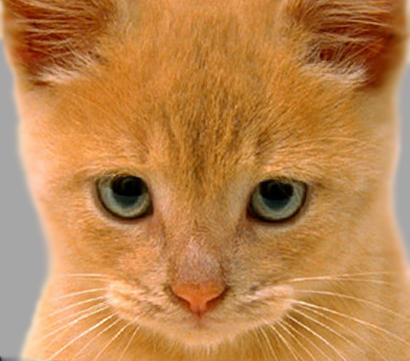
#> input picture data/cat.bmp, 410 x 361 px
$ python proj1_part1.py
#> lines starting #> are read from the running program, lines starting #| are printed output that depends on the picture
### code/helpers.py
import numpy as np
from skimage import io, img_as_ubyte, img_as_float32
from skimage.transform import rescale


# [51 lines left out: functions create_gaussian_filter, pad_image_reflection, conv_2d, not called in this run]


def conv_fft(img, kernel):
    from numpy.fft import fft2, ifft2
    height = max([img.shape[0], kernel.shape[0]])
    width = max([img.shape[1], kernel.shape[1]])

    # Get Freq domain of both images, multiply, then ifft
    img_fft = fft2(img, (height, width), (0, 1))
    kernel_fft = fft2(kernel, (height, width), (0, 1))
    output = np.abs(ifft2(img_fft * kernel_fft))

    # This part is for correction of effect of numpy padding
    # which reverse the order of some columns and rows
    h = min([img.shape[0], kernel.shape[0]])
    w = min([img.shape[1], kernel.shape[1]])
    output = np.hstack((output[:, w // 2:], output[:, 0:w // 2]))
    output = np.vstack((output[h // 2:, :], output[0:h // 2, :]))

    return output


def my_imfilter(img, kernel, type=1):
    output = np.zeros(img.shape)
    if img.ndim == 3:
        for channel in range(img.shape[2]):
            if type == 0:
                output[:, :, channel] = conv_2d(img[:, :, channel], kernel)
            else:
                output[:, :, channel] = conv_fft(img[:, :, channel], kernel)
    elif img.ndim == 2:
        if type == 0:
            output = conv_2d(img, kernel)
        else:
            output = conv_fft(img, kernel)

    return output


# [86 lines left out: functions gen_hybrid_image, vis_hybrid_image, not called in this run]


def load_image(path):
    """Convert an image to single-precision (32-bit) floating point format, with values in [0, 1].
    """
#> called with path = '../data/cat.bmp'
    return img_as_float32(io.imread(path))


def save_image(path, im):
    return io.imsave(path, img_as_ubyte(im.copy()))

### code/proj1_part1.py
# Project Image Filtering and Hybrid Images - Tests on my_imfilter function
# Based on previous and current work
# by James Hays for CSCI 1430 @ Brown and
# CS 4495/6476 @ Georgia Tech
import os
from skimage.transform import rescale
import numpy as np
from numpy import pi, exp, sqrt
import matplotlib.pyplot as plt
from helpers import load_image, save_image, my_imfilter

resultsDir = '..' + os.sep + 'results'
if not os.path.exists( resultsDir ):
    os.mkdir( resultsDir )

test_image = load_image('../data/cat.bmp')
test_image = rescale(test_image, 0.7, mode='reflect', channel_axis=2)

'''
Identity filter
This filter should do nothing regardless of the padding method you use.
'''
identity_filter = np.asarray([[0, 0, 0], [0, 1, 0], [0, 0, 0]], dtype=np.float32)
identity_image = my_imfilter(test_image, identity_filter)
plt.imshow(identity_image)
done = save_image('../results/identity_image.jpg', identity_image)


'''
Small blur with a box filter
This filter should remove some high frequencies.
'''
blur_filter = np.ones((7, 7), dtype=np.float32)
blur_filter /= np.sum(blur_filter, dtype=np.float32)  # making the filter sum to 1
blur_image = my_imfilter(test_image, blur_filter)
plt.imshow(blur_image)
done = save_image(resultsDir + os.sep + 'blur_image7x7.jpg', blur_image)


'''
Large blur
This blur would be slow to do directly, so we instead use the fact that Gaussian blurs are separable and blur sequentially in each direction.
'''
# generate a gaussian kernel with any parameters of your choice. you may only in this case use a function
# from any library to generate the kernel such as: cv2.getGaussianKernel() then use the kernel to check your
# my_imfilter() implementation
# https://docs.opencv.org/2.4/modules/imgproc/doc/filtering.html#Mat%20getGaussianKernel(int%20ksize,%20double%20sigma,%20int%20ktype)

## Slow (naive) version of large blur
# import time
# large_blur_filter = np.dot(large_1d_blur_filter, large_1d_blur_filter.T)
# t = time.time()
# large_blur_image = my_imfilter(test_image, large_blur_filter);
# t = time.time() - t
# print('{:f} seconds'.format(t))
##

'''
Oriented filter (Sobel operator)
'''
sobel_filter = np.asarray([[-1, 0, 1], [-2, 0, 2], [-1, 0, 1]], dtype=np.float32)  # should respond to horizontal gradients
sobel_image = my_imfilter(test_image, sobel_filter)
#> call 3 of my_imfilter, with kernel = array of shape (3, 3), type = 1
#> after the loop in my_imfilter (call 3), `for channel in range(img.shape[2]):`:
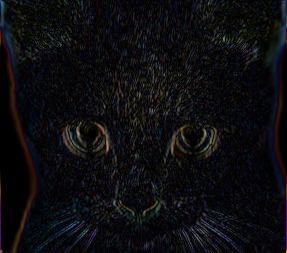
#> output: shape (253, 287, 3) float64; mean R, G, B 0.12, 0.119, 0.14; drawn with min black and max white

# 0.5 added because the output image is centered around zero otherwise and mostly black
sobel_image = np.clip(sobel_image+0.5, 0.0, 1.0)
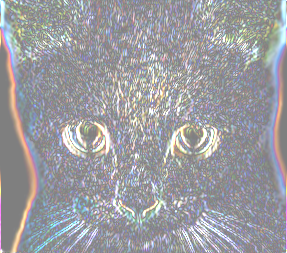
#> sobel_image: shape (253, 287, 3) float64; mean R, G, B 0.616, 0.616, 0.635
plt.imshow(sobel_image)
done = save_image(resultsDir + os.sep + 'sobel_image.jpg', sobel_image)
#> call 3 of save_image, with path = '../results/sobel_image.jpg'
#> in save_image (call 3), `return io.imsave(path, img_as_ubyte(im.copy()))`:
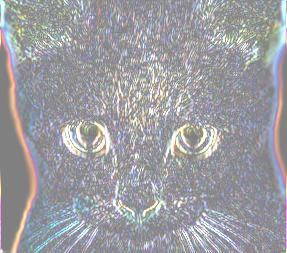
#> saved as sobel_image.jpg: shape (253, 287, 3); mean R, G, B 157.1, 157.1, 161.9


'''
High pass filter (discrete Laplacian)
'''
laplacian_filter = np.asarray([[0, 1, 0], [1, -4, 1], [0, 1, 0]], dtype=np.float32)
laplacian_image = my_imfilter(test_image, laplacian_filter)
#> the loop in my_imfilter (call 4), `for channel in range(img.shape[2]):` made 3 passes
#> pass 1, in conv_fft (call 10), `output = np.vstack((output[h // 2:, :], output[0:h // 2, :]))`:
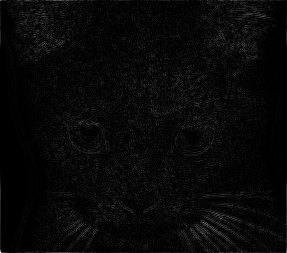
#> output: shape (253, 287) float64; min 2.48e-18, max 1.49, mean 0.0482; drawn with min black and max white

# added because the output image is centered around zero otherwise and mostly black
laplacian_image = np.clip(laplacian_image+0.5, 0.0, 1.0)
plt.figure(); plt.imshow(laplacian_image)
done = save_image(resultsDir + os.sep + 'laplacian_image.jpg', laplacian_image)
#> call 4 of save_image, with path = '../results/laplacian_image.jpg'
#> in save_image (call 4), `return io.imsave(path, img_as_ubyte(im.copy()))`:
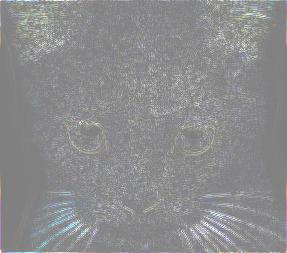
#> saved as laplacian_image.jpg: shape (253, 287, 3); mean R, G, B 139.8, 140.2, 141.3

# High pass "filter" alternative
high_pass_image = test_image - blur_image
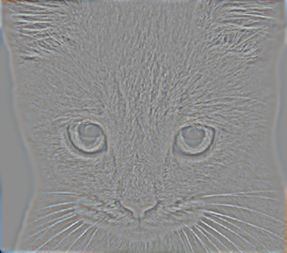
#> high_pass_image: shape (253, 287, 3) float64; mean R, G, B 1.51e-08, 1.06e-08, 6.19e-09; drawn with min black and max white
high_pass_image = np.clip(high_pass_image+0.5, 0.0, 1.0)
plt.figure(); plt.imshow(high_pass_image)
done = save_image(resultsDir + os.sep + 'high_pass_image.jpg', high_pass_image)
#> in save_image (call 5), `return io.imsave(path, img_as_ubyte(im.copy()))`:
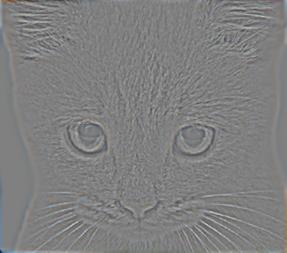
#> saved as high_pass_image.jpg: shape (253, 287, 3); mean R, G, B 127.5, 127.5, 127.5
